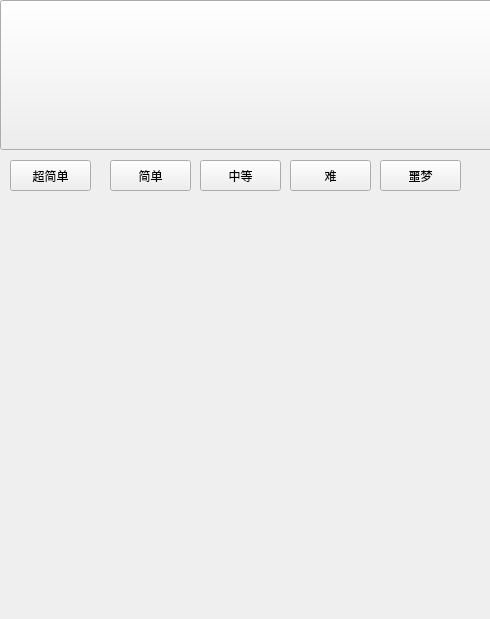
<?xml version="1.0" encoding="UTF-8"?>
<ui version="4.0">
 <class>Widget</class>
 <widget class="QWidget" name="Widget">
  <property name="geometry">
   <rect>
    <x>0</x>
    <y>0</y>
    <width>490</width>
    <height>619</height>
   </rect>
  </property>
  <property name="windowTitle">
   <string>NIM-GAME~【双击图标查看规则】</string>
  </property>
  <property name="windowIcon">
   <iconset resource="img.qrc">
    <normaloff>:/new/image/ICO.ico</normaloff>:/new/image/ICO.ico</iconset>
  </property>
  <widget class="QPushButton" name="pushButton_2">
   <property name="geometry">
    <rect>
     <x>10</x>
     <y>160</y>
     <width>81</width>
     <height>31</height>
    </rect>
   </property>
   <property name="text">
    <string>超简单</string>
   </property>
  </widget>
  <widget class="QPushButton" name="pushButton_3">
   <property name="geometry">
    <rect>
     <x>110</x>
     <y>160</y>
     <width>81</width>
     <height>31</height>
    </rect>
   </property>
   <property name="text">
    <string>简单</string>
   </property>
  </widget>
  <widget class="QPushButton" name="pushButton_4">
   <property name="geometry">
    <rect>
     <x>200</x>
     <y>160</y>
     <width>81</width>
     <height>31</height>
    </rect>
   </property>
   <property name="text">
    <string>中等</string>
   </property>
  </widget>
  <widget class="QPushButton" name="pushButton_5">
   <property name="geometry">
    <rect>
     <x>290</x>
     <y>160</y>
     <width>81</width>
     <height>31</height>
    </rect>
   </property>
   <property name="text">
    <string>难</string>
   </property>
  </widget>
  <widget class="QPushButton" name="pushButton_6">
   <property name="geometry">
    <rect>
     <x>380</x>
     <y>160</y>
     <width>81</width>
     <height>31</height>
    </rect>
   </property>
   <property name="text">
    <string>噩梦</string>
   </property>
  </widget>
  <widget class="QPushButton" name="pushButton">
   <property name="geometry">
    <rect>
     <x>0</x>
     <y>0</y>
     <width>510</width>
     <height>150</height>
    </rect>
   </property>
   <property name="styleSheet">
    <string notr="true">background-image:url(:/new/image/LOGO.png);</string>
   </property>
   <property name="text">
    <string/>
   </property>
  </widget>
 </widget>
 <resources>
  <include location="img.qrc"/>
 </resources>
 <connections/>
</ui>
